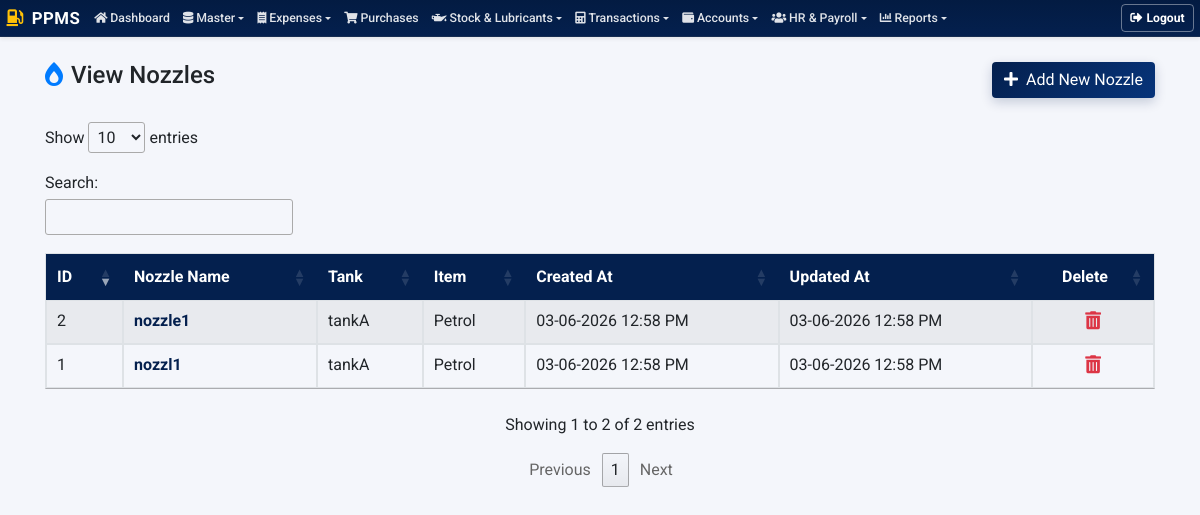
/nozzles/nozzles-list.php (signed in), run on an earlier commit of the app's database.
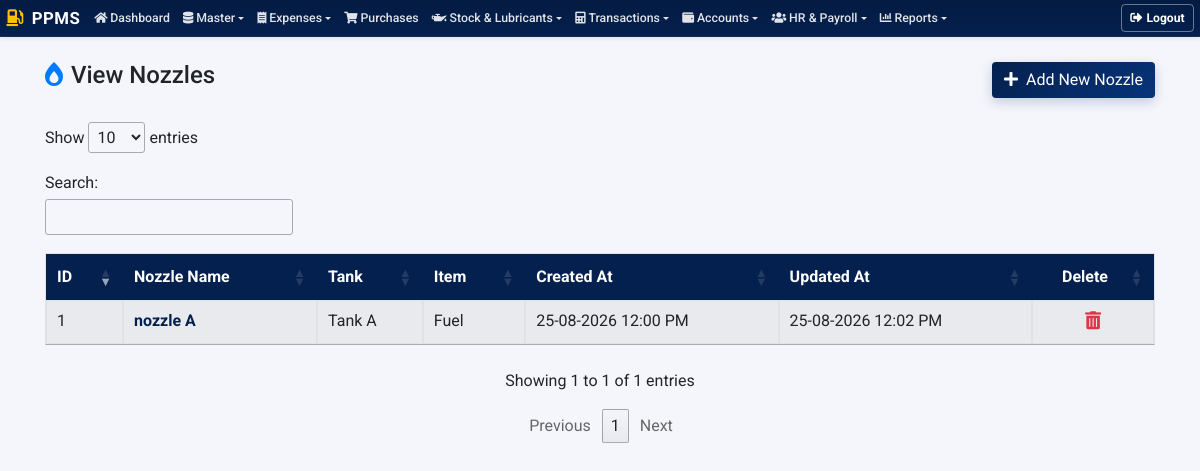
And on a later commit of the database.
### tables this page shows
CREATE TABLE `tbl_nozzles` (
  `id` int(11) NOT NULL,
  `name` varchar(128) NOT NULL,
  `tank_id` int(11) NOT NULL,
  `item_id` int(11) NOT NULL,
  `start_reading` decimal(12,2) NOT NULL DEFAULT 0.00,
  `status` enum('Active','Inactive') NOT NULL DEFAULT 'Active',
  `created_at` timestamp NOT NULL DEFAULT current_timestamp(),
  `updated_at` timestamp NOT NULL DEFAULT current_timestamp() ON UPDATE current_timestamp(),
  `deleted_at` datetime DEFAULT NULL
);

CREATE TABLE `tbl_tanks` (
  `id` int(11) NOT NULL,
  `tank_name` varchar(128) NOT NULL,
  `item_id` int(11) NOT NULL,
  `storage_capacity` decimal(12,2) NOT NULL,
  `created_at` timestamp NOT NULL DEFAULT current_timestamp(),
  `updated_at` timestamp NOT NULL DEFAULT current_timestamp() ON UPDATE current_timestamp(),
  `deleted_at` datetime DEFAULT NULL
);

CREATE TABLE `tbl_items` (
  `id` int(11) NOT NULL,
  `name` varchar(128) NOT NULL,
  `cash_rate` decimal(10,2) NOT NULL DEFAULT 0.00,
  `credit_rate` decimal(10,2) NOT NULL DEFAULT 0.00,
  `purchase_rate` decimal(10,2) NOT NULL DEFAULT 0.00,
  `unit` varchar(32) NOT NULL DEFAULT 'Ltr',
  `created_at` timestamp NOT NULL DEFAULT current_timestamp(),
  `updated_at` timestamp NOT NULL DEFAULT current_timestamp() ON UPDATE current_timestamp(),
  `deleted_at` datetime DEFAULT NULL
);

### include/permissions.php (called while the page is built, shortened)
<?php
require_once __DIR__ . '/config.php';
function has_permission($module_slug, $action) {
    global $connection;
    $user_id = intval($_SESSION['loggedInUser']);
    $user_res = mysqli_query($connection, "SELECT type, role_id FROM tbl_accounts WHERE id = '$user_id' LIMIT 1");
    if (!$user_res || !($user = mysqli_fetch_assoc($user_res))) {
        return false;
    }
    if (strtolower(trim($user['type'] ?? '')) === 'admin') {
        return true;
    }
    return false;
}
?>

### nozzles/nozzles-list.php (the view, shortened to what this page needs)
<?php
require '../include/config.php';
require '../include/permissions.php';
$canAdd    = has_permission('nozzles', 'add');
$canEdit   = has_permission('nozzles', 'edit');
$canDelete = has_permission('nozzles', 'delete');
?>
<!DOCTYPE html>
<html lang="en">
  <head>
		<link rel="stylesheet" href="https://stackpath.bootstrapcdn.com/bootstrap/4.3.1/css/bootstrap.min.css">
		<link rel="stylesheet" href="https://cdnjs.cloudflare.com/ajax/libs/font-awesome/5.11.2/css/all.min.css" />
		<link rel="stylesheet" href="https://cdn.datatables.net/1.10.20/css/jquery.dataTables.min.css" />
		<link rel="stylesheet" href="../include/style.css?v=1.0.1" />
	</head>
	<body>
        <?php include('../include/navbar.php');?>
		<main class="main">
			<div class="container pt-4 pb-4">
				<div class="row mb-4 align-items-center">
					<div class="col-md-6">
						<h4><i class="fas fa-burn mr-2 text-primary"></i>View Nozzles</h4>
					</div>
					<div class="col-md-6 text-right">
                        <?php if ($canAdd): ?>
						<a href="add-nozzle.php" class="btn btn-primary"><i class="fas fa-plus mr-1"></i> Add New Nozzle</a>
                        <?php endif; ?>
					</div>
				</div>
				<table id="nozzlesListTable" class="table table-striped table-bordered">
					<thead>
						<tr>
							<th>ID</th>
							<th>Nozzle Name</th>
							<th>Tank</th>
							<th>Item</th>
							<th>Created At</th>
							<th>Updated At</th>
                            <?php if ($canDelete): ?>
							<th style="text-align: center;">Delete</th>
                            <?php endif; ?>
						</tr>
					</thead>
					<tbody>
						<?php
						$sql = "SELECT n.id, n.name AS nozzle_name, n.created_at, n.updated_at, t.tank_name, i.name AS item_name
								FROM tbl_nozzles n
								LEFT JOIN tbl_tanks t ON n.tank_id = t.id
								LEFT JOIN tbl_items i ON t.item_id = i.id
								WHERE (n.deleted_at IS NULL OR n.deleted_at = '0000-00-00 00:00:00')
								ORDER BY n.id DESC";
						$result = mysqli_query($connection, $sql);
						if ($result && mysqli_num_rows($result) > 0) {
							while ($row = mysqli_fetch_assoc($result)) {
                                $nozzleNameDisplay = $canEdit
                                    ? '<a href="edit-nozzle.php?id='.$row['id'].'" class="font-weight-bold" style="color: var(--primary-color);">'.htmlspecialchars($row['nozzle_name']).'</a>'
                                    : '<strong>'.htmlspecialchars($row['nozzle_name']).'</strong>';
								echo '
									<tr>
										<td>'.$row['id'].'</td>
										<td>'.$nozzleNameDisplay.'</td>
										<td>'.htmlspecialchars($row['tank_name'] ?? '-').'</td>
										<td>'.htmlspecialchars($row['item_name'] ?? '-').'</td>
										<td>'.date("d-m-Y h:i A", strtotime($row['created_at'])).'</td>
										<td>'.date("d-m-Y h:i A", strtotime($row['updated_at'])).'</td>';
                                if ($canDelete) {
                                    echo '<td class="text-center"><a class="btn btn-large btn-link p-0 text-danger" onclick="deletenozzle('.$row['id'].')"><i class="fas fa-trash-alt" style="font-size:18px;"></i></a></td>';
                                }
								echo '</tr>';
							}
						}
						?>
					</tbody>
				</table>
			</div>
		</main>
    </body>
</html>

What changed in the data, as far as the page shows it:
removed tbl_nozzles: id "2", name "nozzle1", tank.tank_name "tankA", item.name "Petrol", created_at "03-06-2026 12:58 PM", updated_at "03-06-2026 12:58 PM"
changed tbl_nozzles id 1: name "nozzl1" → "nozzle A"; tank.tank_name "tankA" → "Tank A"; item.name "Petrol" → "Fuel"; created_at "03-06-2026 12:58 PM" → "25-08-2026 12:00 PM"; updated_at "03-06-2026 12:58 PM" → "25-08-2026 12:02 PM"
Also different on the page:
text written by a page script: "Show entries Search: Showing 1 to 2 of 2 entries Previous 1 Next" → "Show entries Search: Showing 1 to 1 of 1 entries Previous 1 Next"
